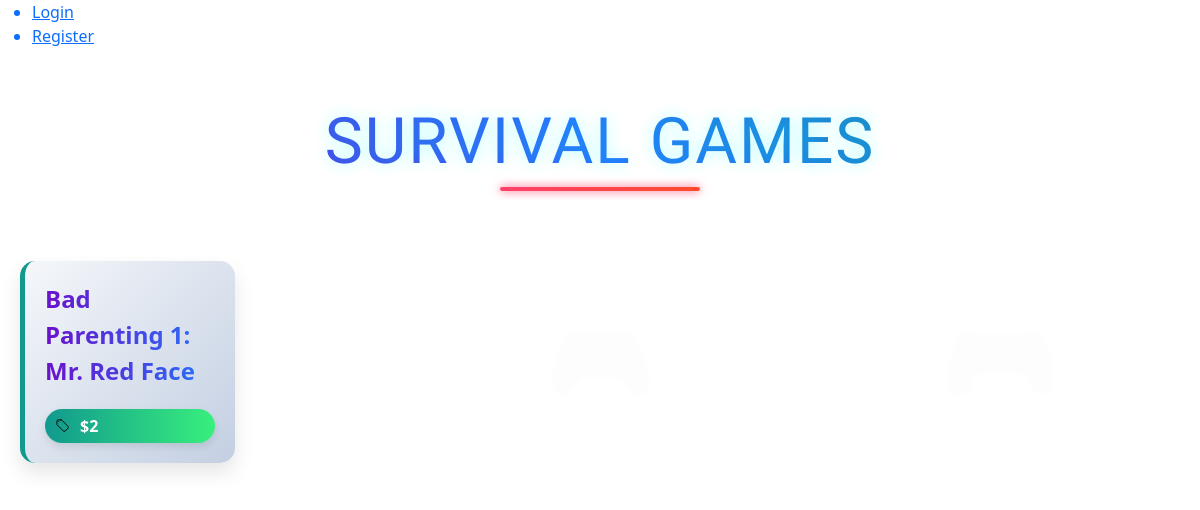
/post/, run on an earlier commit of the app's database.
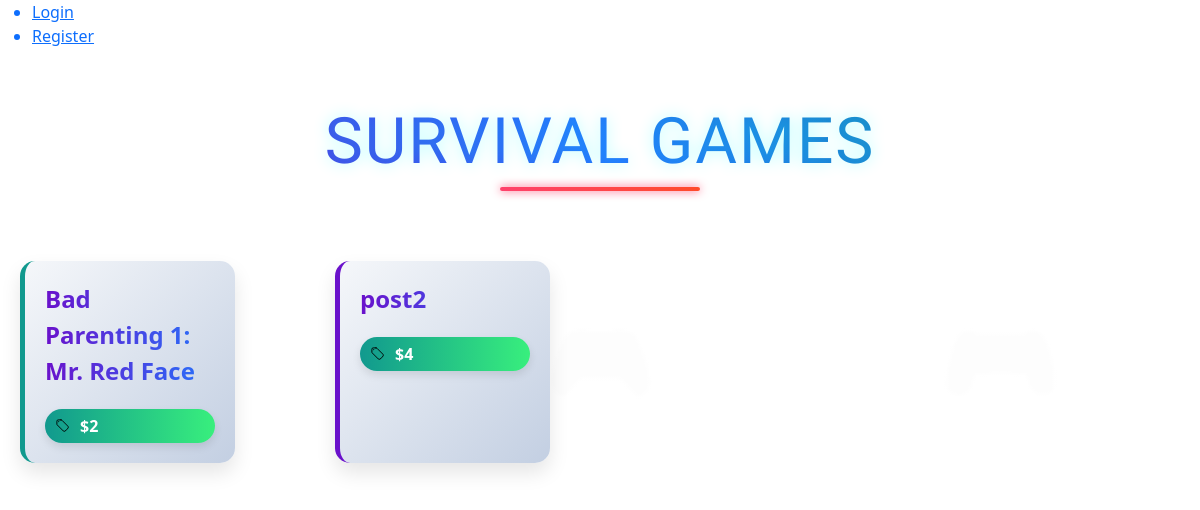
And on a later commit of the database.
### post/models.py (models this page shows, shortened)
class post(models.Model):
    title = models.CharField(max_length=100)
    description = models.CharField(max_length=1000)
    price = models.IntegerField()
    seller = models.ForeignKey(settings.AUTH_USER_MODEL, on_delete=models.CASCADE) #settings.AUTH_USER_MODEL SWAP WITH 'auth.user'

### post/views.py (the view)
# urls.py: path('post/',post_listview.as_view(),name = 'post_listview'),
class post_listview(ListView):
    template_name = "post/post_listview.html"
    model = post
    context_object_name = "datas"

### templates/post/post_listview.html
{%extends 'base.html'%}
{%block content%}
<h1 class="page-title">SURVIVAL GAMES</h1>
<div class="post-container">
    {% for p in datas %}
    <div class="post-card">
        <a href="{% url 'post_detailview' p.id %}" class="post-title">{{ p.title }}</a>
        {% if p.price %}
        <div class="price-tag">${{ p.price }}</div>
        {% endif %}
    </div>
    {% endfor %}
</div>
{%endblock%}

### templates/base.html (shortened to what this page needs)
{% load static %}
<!DOCTYPE html>
<html>
    <head>
        <link rel = "stylesheet" href="{%static 'css/style.css'%}" />
    </head>
    <body>
        <ul>
            {%if user.is_authenticated%}<h2 class="user-title"> WELCOME, {{user.username}}</h2>
            <form method="POST" action="{%url 'logout'%}">
                {% csrf_token %}
                <input type="submit" value="Logout" class="submit-btn"/>
            </form>
            {%else%}
            <a href="{% url 'login' %}" ><li>Login</li></a>
            <a href="{% url 'register' %}"><li>Register</li></a>
            {%endif%}
        </ul>
            {%block content%}{%endblock%}
    </body>
    <link href="https://cdn.jsdelivr.net/npm/bootstrap@5.3.6/dist/css/bootstrap.min.css"
    rel="stylesheet"
>
</html>

### static/css/style.css (style rules this page uses)
.post-container { max-width: 1400px; margin: 30px auto; padding: 20px; font-family: 'Segoe UI', Tahoma, Geneva, Verdana, sans-serif; background: linear-gradient(rgba(255, 255, 255, 0.9), rgba(255, 255, 255, 0.9)), url('../img/gaming-pattern.png') center/cover; display: grid; grid-template-columns: repeat(4, 1fr); gap: 100px; }
.post-card { background: linear-gradient(135deg, #f5f7fa 0%, #c3cfe2 100%); border-radius: 15px; padding: 20px; box-shadow: 0 10px 20px rgba(0,0,0,0.1); transition: all 0.3s ease; border-left: 5px solid #6a11cb; margin-bottom: 0; position: relative; height: 100%; }
.post-title { color: #2c3e50; font-size: 1.5rem; font-weight: 700; margin-bottom: 10px; text-decoration: none; display: inline-block; background: linear-gradient(to right, #6a11cb, #2575fc); -webkit-background-clip: text; -webkit-text-fill-color: transparent; background-clip: text; transition: all 0.3s ease; }
.price-tag { display: inline-block; background: linear-gradient(to right, #11998e, #38ef7d); color: white; padding: 5px 15px; border-radius: 20px; font-weight: bold; margin-top: 10px; box-shadow: 0 4px 8px rgba(0,0,0,0.1); }
.post-card { animation: fadeIn 0.5s ease forwards; }
.post-card:nth-child(odd) { border-left: 5px solid #11998e; }
.post-container { background: linear-gradient(rgba(255, 255, 255, 0.9), rgba(255, 255, 255, 0.9)), url('../img/gaming-pattern.png') center/cover; }
.price-tag { background: url('../img/tag-icon.svg') no-repeat 10px center/15px, linear-gradient(to right, #11998e, #38ef7d); padding-left: 35px; }
.post-card { display: flex; flex-direction: column; }
.post-title, .price-tag { flex-grow: 0; }
.page-title { font-family: 'Orbitron', sans-serif; font-size: 4rem; text-align: center; margin: 40px 0 30px; color: transparent; background: linear-gradient(45deg, #6a11cb 0%, #2575fc 50%, #11998e 100%); -webkit-background-clip: text; background-clip: text; text-shadow: 0 0 15px rgba(0, 255, 255, 0.3); position: relative; display: inline-block; width: 100%; letter-spacing: 2px; }
.page-title::after { content: ""; position: absolute; bottom: -10px; left: 50%; transform: translateX(-50%); width: 200px; height: 4px; background: linear-gradient(90deg, #ff416c, #ff4b2b); border-radius: 2px; box-shadow: 0 0 10px #ff416c; }

What changed in the data, as far as the page shows it:
added post: title "post2", price "4"
